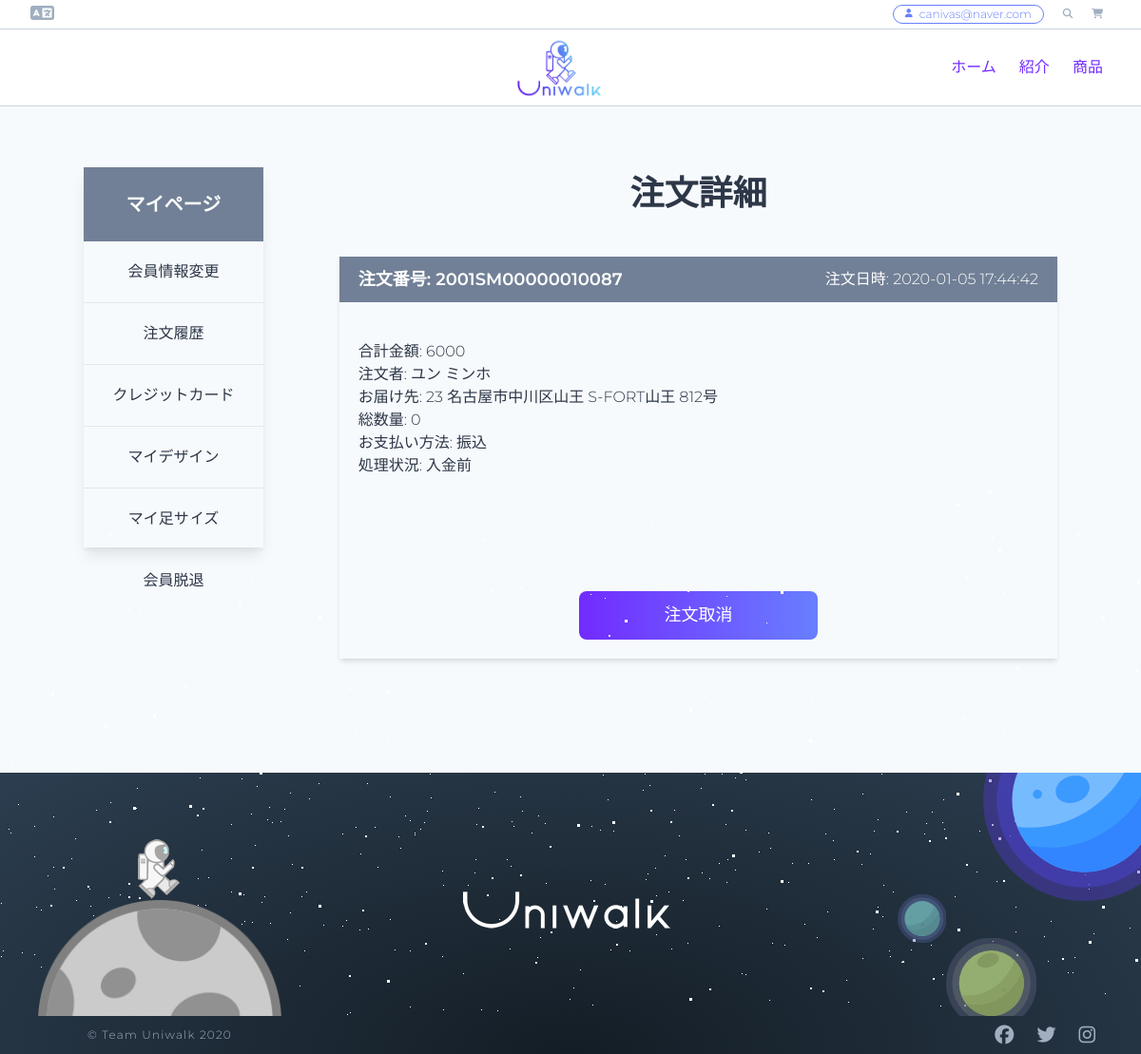
The page /users/mypage/orders/detail/97/ (signed in) on the database as committed earlier.
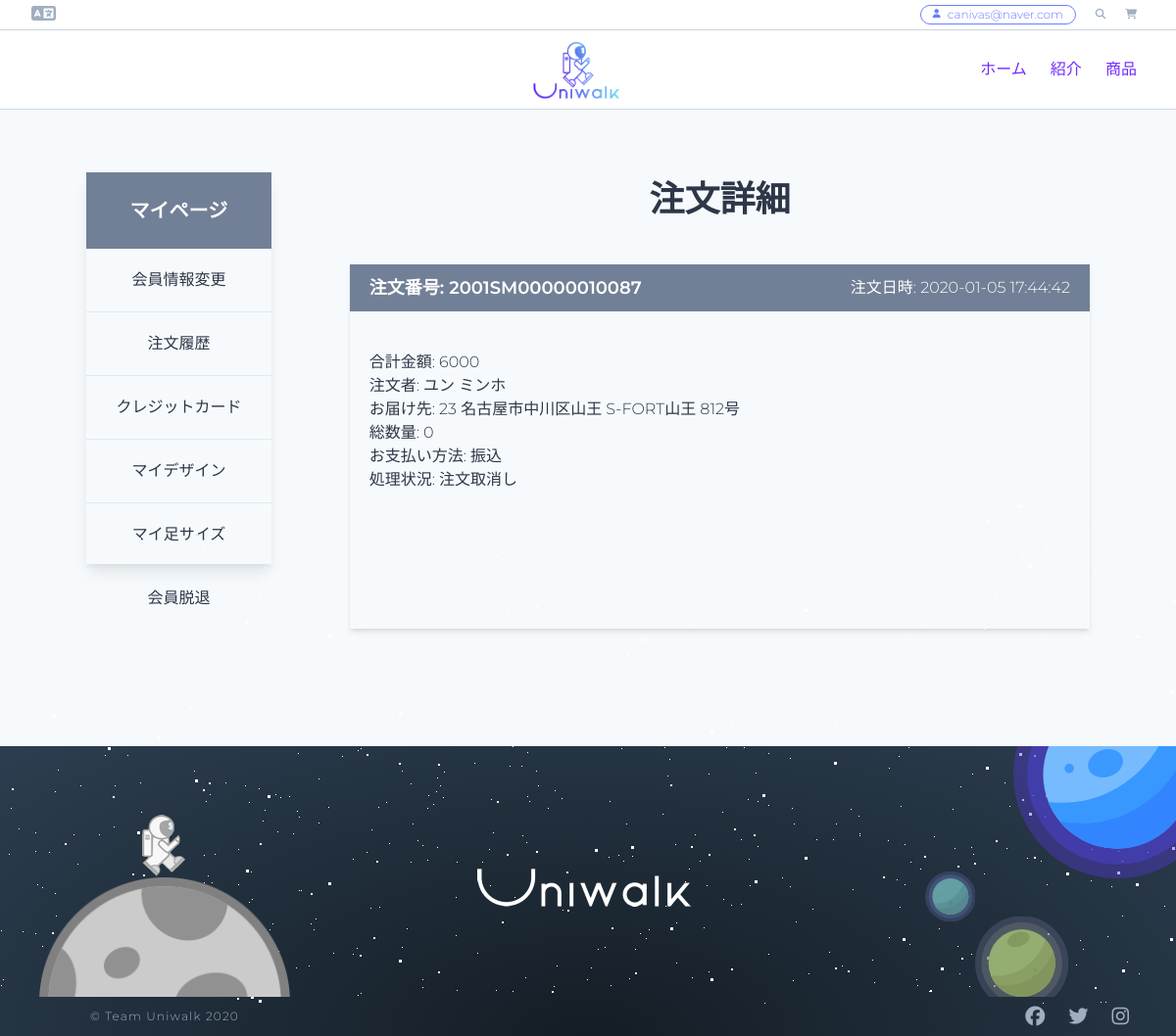
The same page on the database as committed later.
### orders/models.py (models this page shows, shortened)
class Order(models.Model):
    PAYMENT_CARD = "P1"
    PAYMENT_TRANSFER = "P2"
    PAYMENT_CHOICES = ((PAYMENT_CARD, _("クレジットカード")), (PAYMENT_TRANSFER, _("振込")))
    user = models.ForeignKey(
        "users.User",
        related_name="order",
        verbose_name=_("ユーザー"),
        on_delete=models.SET_NULL,
        blank=True,
        null=True,
    )
    guest = models.ForeignKey(
        "users.Guest",
        related_name="order",
        verbose_name=_("ゲスト"),
        on_delete=models.SET_NULL,
        blank=True,
        null=True,
    )
    last_name_recipient = models.CharField(_("姓(ご請求書先)"), max_length=30)
    first_name_recipient = models.CharField(_("名(ご請求書先)"), max_length=30)
    last_name_recipient_kana = models.CharField(_("姓(ご請求書先,カナ)"), max_length=30)
    first_name_recipient_kana = models.CharField(_("名(ご請求書先,カナ)"), max_length=30)
    phone_number_recipient = PhoneNumberField(_("電話番号(ご請求書先)"), max_length=15)
    postal_code_recipient = models.CharField(_("郵便番号(ご請求書先)"), max_length=7)
    prefecture_recipient = JPPrefectureField(_("都道府県(ご請求書先)"), max_length=2)
    address_city_recipient = models.CharField(_("市区町村(ご請求書先)"), max_length=40)
    address_detail_recipient = models.CharField(_("建物名・部屋番号(ご請求書先)"), max_length=40)
    last_name_orderer = models.CharField(_("姓(お届け先)"), max_length=30)
    first_name_orderer = models.CharField(_("名(お届け先)"), max_length=30)
    last_name_orderer_kana = models.CharField(_("姓(カナ, お届け先)"), max_length=30)
    first_name_orderer_kana = models.CharField(_("名(カナ, お届け先)"), max_length=30)
    phone_number_orderer = PhoneNumberField(_("電話番号(お届け先)"), max_length=15)
    postal_code_orderer = models.CharField(_("郵便番号(お届け先)"), max_length=7)
    prefecture_orderer = JPPrefectureField(_("都道府県(お届け先)"), max_length=2)
    address_city_orderer = models.CharField(_("市区町村(お届け先)"), max_length=40)
    address_detail_orderer = models.CharField(_("建物名・部屋番号(お届け先)"), max_length=40)
    order_date = models.DateTimeField(_("注文日時"), auto_now_add=True)
    payment = models.CharField(_("支払方法"), max_length=2, choices=PAYMENT_CHOICES)
    stripe_charge_id = models.CharField(max_length=50, blank=True, null=True)
    step = models.ForeignKey(
        "Step",
        related_name="order",
        verbose_name=_("対応状況"),
        on_delete=models.SET_NULL,
        blank=True,
        null=True,
    )
    amount = models.IntegerField(_("支払総額"))
    order_number = models.CharField(
        max_length=40, default=create_order_number, blank=True, null=True
    )
    order_code = models.CharField(_("注文番号"), max_length=40, blank=True, null=True)
    class Meta:
        ordering = ("-order_date",)
        verbose_name = _("注文")
        verbose_name_plural = _("注文")
    def count_items_all(self):
        count = 0
        for order_item in self.order_items.all():
            count += order_item.quantity
        return count

class Step(models.Model):
    step_code = models.CharField(max_length=3)
    step_name = models.CharField(max_length=20)
    def __str__(self):
        return self.step_name
    class Meta:
        ordering = ("step_code",)
        verbose_name = _("対応")
        verbose_name_plural = _("対応")

### users/views.py (the view, shortened to what this page needs)
class OrdersDetailView(mixins.LoggedInOnlyView, DetailView):
    model = order_models.Order
    template_name = "orders/order-detail.html"
    context_object_name = "order"
    pk_url_kwarg = "order_pk"
    def get(self, request, *args, **kwargs):
        try:
            return super(OrdersDetailView, self).get(request, *args, **kwargs)
        except ObjectDoesNotExist:
            return redirect("users:orders")
    def get_object(self):
        return order_models.Order.objects.filter(user_id=self.request.user.pk).get(pk=self.kwargs.get("order_pk"))

### carts/context_processors.py (called while the page is built)
def counter(request):
    item_count = 0
    if "admin" in request.META["PATH_INFO"]:
        return {}
    else:
        try:
            cart = Cart.objects.get(session_key=_session_key(request))
            cart_items = CartItem.objects.all().filter(cart=cart, active=True)
            for cart_item in cart_items:
                item_count += cart_item.quantity
        except Cart.DoesNotExist:
            item_count = 0
    return dict(item_count=item_count)

### carts/views.py (called while the page is built)
def _session_key(request):
    cart = request.session.session_key
    if not cart:
        cart = request.session.create()
    return cart

### users/models.py (called while the page is built)
    def get_absolute_url(self):
        return reverse("users:update-profile")

### templates/orders/order-detail.html (shortened to what this page needs)
{% extends "base.html" %}
{% load i18n %}
{% block content %}
<div class="mx-auto pt-16 pb-10">
    <div class="container mx-auto flex">
        <div class="w-1/5 h-50vh shadow-lg">
            {% include 'partials/mypage-menu.html' %}
        </div>
        <div class="w-4/5 ml-20 flex flex-col mb-10">
            <h2 class="font-bold text-4xl text-center mb-10">{% trans '注文詳細' %}</h2>
            {% include 'mixins/orders/order-detail-card.html' with user=user %}
        </div>
    </div>
</div>
{% endblock content %}

### templates/mixins/orders/order-detail-card.html (shortened to what this page needs)
{% load i18n %}
<div class="w-full mb-10 overflow-hidden shadow-md">
    <form method="POST" class="w-full h-full">
        <div class="w-full flex items-center justify-between bg-gray-600 h-12 text-white px-5">
            <h3 class="font-semibold text-lg">注文番号: {{ order.order_code }}</h3>
            <span class="">注文日時: {{ order.order_date|date:'Y-m-d H:i:s' }}</span>
        </div>
        <div class="flex flex-no-wrap py-10 px-5">
            <div class="w-3/4 flex flex-col justify-around">
                <div>合計金額: {{ order.amount }}</div>
                <div>注文者: {{ order.last_name_orderer }} {{ order.first_name_orderer }}</div>
                <div>お届け先: {{ order.get_prefecture_recipient_display }} {{ order.address_city_recipient }}
                    {{ order.address_detail_recipient }}</div>
                <div>総数量: {{ order.count_items_all }}</div>
                <div>お支払い方法: {{ order.get_payment_display }}</div>
                <div>処理状況: {{ order.step }}</div>
            </div>
        </div>
        <div class="flex flex-no-wrap py-10 px-5">
        </div>
        <div class="w-full flex justify-around mb-5">
            {% if order.step.step_code == "T01" or order.step.step_code == "T02" %}
            <button class="btn bg-red-500 text-white w-1/3 p-3">{% trans '注文取消' %}</button>
            {% endif %}
        </div>
    </form>
</div>

Rows that differ between the two databases and show on the page:
changed Order "2001SM00000010087": step "入金前" → "注文取消し"; step_id 1 → 6 (drawn)
Other text that changed with them:
text no longer shown: "注文取消"
